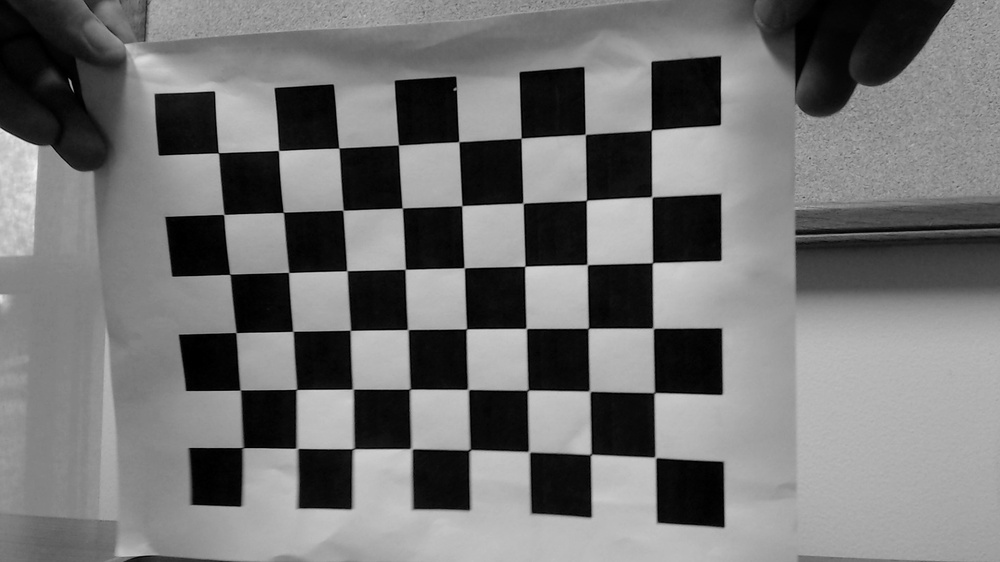
#> input picture Calibration3DR0.jpg, 1000 x 562 px, shrunk from 1920 x 1080 before the run, given in place of black_board_difficult_corners.jpg, which was not available; the run also reads 1 picture not shown here
$ jupyter execute --allow-errors checkerboard.ipynb
#> lines starting #> are read from the running program, lines starting #| are printed output that depends on the picture; after the words box and inside, x2 and y2 are one past the last pixel; in counts of white or black regions, pixels touching at a corner belong together; pictures that were not available may be replaced by others from this repository, and a replacement may not be noted
#> further down, image is the input picture: shape (562, 1000, 3); min 0, max 241, mean 115.5
#> `edges = cv2.Canny(blurred, 50, 150)`:
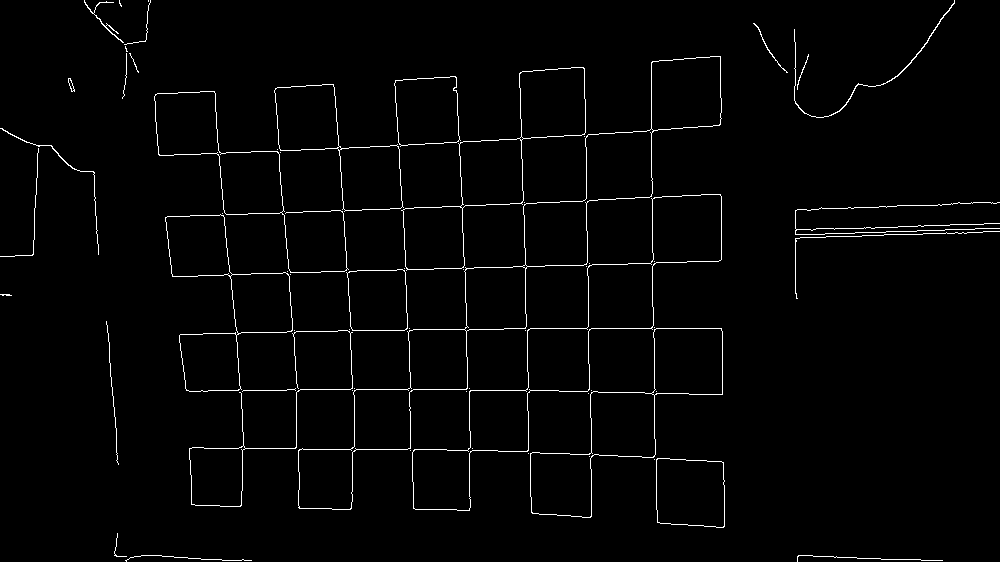
#> edges: shape (562, 1000); 1.8% white in thin lines or dots
#> `lines = cv2.HoughLinesP(edges, rho=1, theta=np.pi/180, threshold=80, m..`: lines = 36 rows, first 6: [217, 154, 653, 131], [167, 216, 588, 201], [408, 388, 722, 394], [180, 334, 551, 328], [584, 68, 589, 330], [458, 116, 470, 452]
[cell 1]
import os
import cv2
import numpy as np
import matplotlib.pyplot as plt
import math
import random

[cell 2]
#iterative closest point between the points we want to find and the points we haven't found
# Plenty of code that does iterative closest point in python. Use a template and modify it to fit our needs

# List of image paths
image_paths = [
    'data/boards/black_board_difficult_corners.jpg',
    'data/boards/board_tilted.jpg',
    'data/checkerboards/checkerboard.jpg',
    'data/checkerboards/checkerboard_with_pieces_tilted.jpg',
    'data/chessboard/chessboard_with_pieces_tilted.PNG'
]

#> (the rest of this cell did not finish here and is left out)

#> the loop in group_parallel_lines, `for line in lines:` made 36 passes
#> after the loop in group_parallel_lines, `for line in lines:`: group = [[519, 76, 525, 276]]; groups = 12 items
#> the loop `for _ in range(len(parallel_groups)):` made 12 passes
#> after the loop `for _ in range(len(parallel_groups)):`: colors = [[197, 215, 20], [132, 248, 207], [155, 244, 183], [111, 71, 144], [71, 48, 128], [75, 158, 50], [37, 169, 241], [51, 181, 222], [161, 104, 244], [226, 133, 31], [7, 47, 204], [0, 252, 170]]
#> the loop `for i, group in enumerate(parallel_groups):` made 12 passes
#> group on passes 2, 3, 4, 5, 6, 7, 9, 10, 11, 12: [[584, 68, 589, 330]], [[458, 116, 470, 452]], [[650, 129, 653, 265]], [[334, 87, 351, 332], [283, 206, 296, 395]], [[395, 80, 411, 391]], [[522, 137, 525, 330]], [[588, 315, 590, 417]], [[409, 392, 413, 508]], [[519, 76, 525, 276]], [[274, 90, 283, 214]]
#> after the loop `for i, group in enumerate(parallel_groups):`:
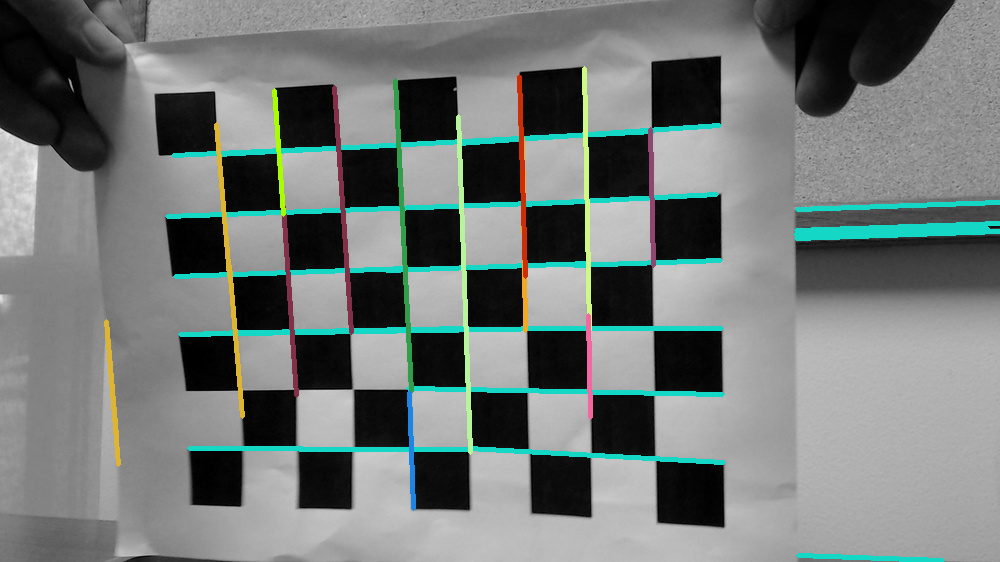
#> grouped_image: shape (562, 1000, 3); 5.66% of pixels changed, all inside (x1, y1, x2, y2) = (104, 66, 1000, 562)
#> the loop `for i, group1 in enumerate(parallel_groups):` made 12 passes
#| Non-parallel intersections found in data/boards/black_board_difficult_corners.jpg: 826
#> the loop `for intersection in intersections:` made 826 passes
#> intersection on passes 1 to 3: (585, 134), (458, 141), (650, 131)
#> after the loop `for intersection in intersections:`:
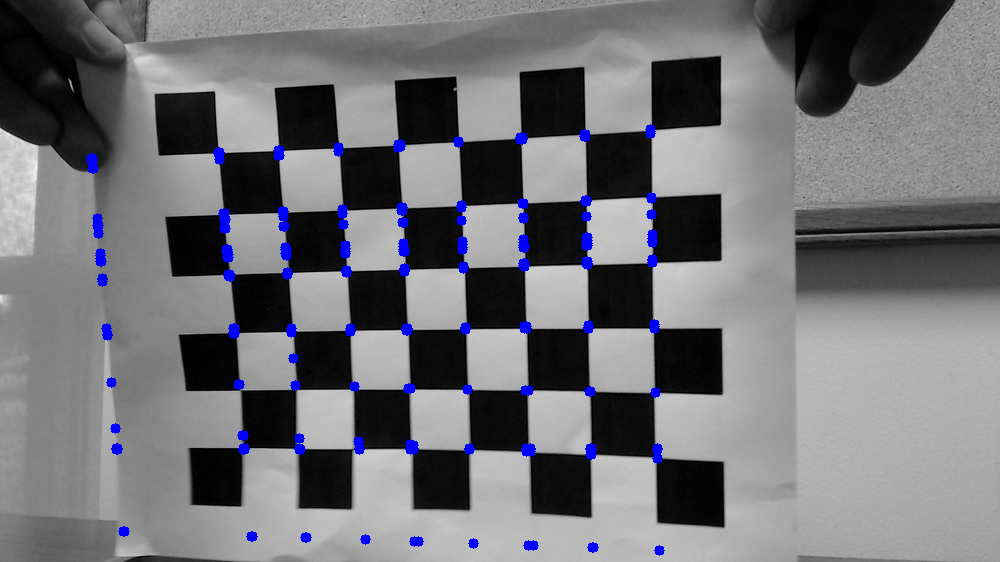
#> intersections_image: shape (562, 1000, 3); 1.76% of pixels changed, all inside (x1, y1, x2, y2) = (86, 124, 665, 556)
#> `plt.show()`:
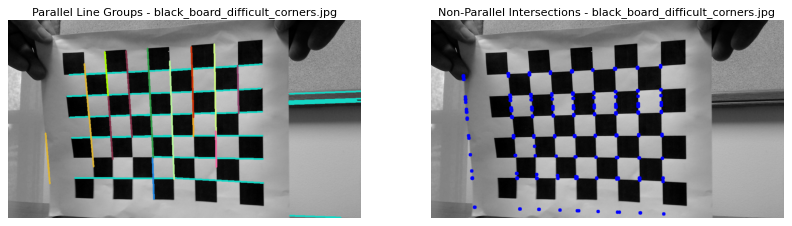
#> figure drawn by matplotlib, 2 panels
#> pass 2 of the loop `for image_path in image_paths:`:
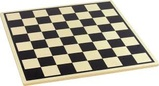
#> input picture blank_tilted_board.jfif, 159 x 86 px, shrunk from 306 x 165 before the run, given in place of board_tilted.jpg, which was not available
#> image is the input picture: shape (86, 159, 3); mean B, G, R 161.9, 176.2, 180.7
#> gray: shape (86, 159)
#> blurred: shape (86, 159)
#> `edges = cv2.Canny(blurred, 50, 150)`:
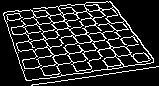
#> edges: shape (86, 159); 14.9% white in thin lines or dots
#> the loop in group_parallel_lines (call 2), `for line in lines:` made 4 passes
#> the loop `for _ in range(len(parallel_groups)):` made 1 pass
#> the loop `for i, group in enumerate(parallel_groups):` made 1 pass
#> the loop `for i, group1 in enumerate(parallel_groups):` made 1 pass
#| Non-parallel intersections found in data/boards/board_tilted.jpg: 0
#> pass 3 of the loop `for image_path in image_paths:`:
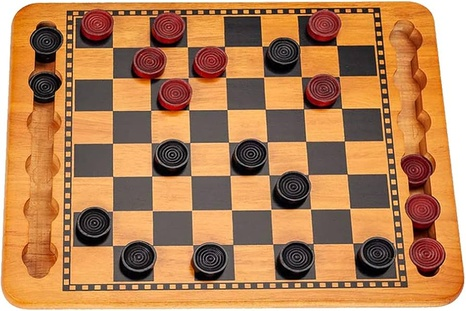
#> input picture data/checkerboards/checkerboard.jpg, 466 x 311 px, shrunk from 894 x 597 before the run
#> image is the input picture: shape (311, 466, 3); mean B, G, R 85.1, 128.4, 179.7
#> gray: shape (311, 466)
#> blurred: shape (311, 466)
#> `edges = cv2.Canny(blurred, 50, 150)`:
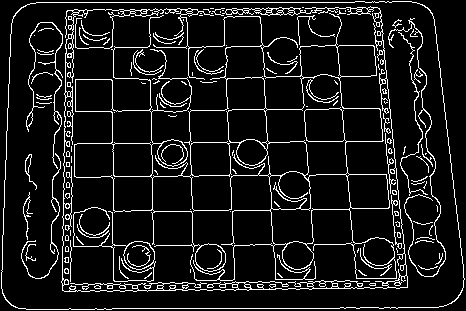
#> edges: shape (311, 466); 9.8% white in thin lines or dots
#> the loop `for _ in range(len(parallel_groups)):` made 14 passes
#> the loop `for i, group in enumerate(parallel_groups):` made 14 passes
#> group on passes 3, 4, 5, 7, 8, 9, 10: [[1, 288, 9, 57]], [[296, 8, 316, 288]], [[70, 235, 74, 9]], [[149, 9, 154, 290], [187, 9, 190, 177]], [[333, 8, 351, 207], [332, 11, 357, 288]], [[61, 309, 66, 11], [52, 266, 56, 26], [62, 309, 67, 10]], [[224, 8, 234, 290], [223, 10, 229, 176]]
#> the loop `for i, group1 in enumerate(parallel_groups):` made 14 passes
#| Non-parallel intersections found in data/checkerboards/checkerboard.jpg: 1630
#> the loop `for intersection in intersections:` made 1630 passes
#> intersection on passes 1 to 3: (377, 2), (370, 2), (411, 2)

    # 9. Display lines in different colors for each group
    grouped_image = image.copy()
    colors = []

    # Generate random colors for each group
    for _ in range(len(parallel_groups)):
        colors.append([random.randint(0, 255), random.randint(0, 255), random.randint(0, 255)])

    for i, group in enumerate(parallel_groups):
        for line in group:
            x1, y1, x2, y2 = line
            cv2.line(grouped_image, (x1, y1), (x2, y2), colors[i], thickness=4)

    # 10. Function to find intersection points between two lines
    def line_intersection(line1, line2):
        xdiff = (line1[0] - line1[2], line2[0] - line2[2])
        ydiff = (line1[1] - line1[3], line2[1] - line2[3])

        def det(a, b):
            return a[0] * b[1] - a[1] * b[0]

        div = det(xdiff, ydiff)
        if div == 0:
            return None  # Parallel lines

        d = (det((line1[0], line1[1]), (line1[2], line1[3])),
             det((line2[0], line2[1]), (line2[2], line2[3])))
        x = det(d, xdiff) / div
        y = det(d, ydiff) / div
        return int(x), int(y)

    # 11. Find intersections between non-parallel lines only
    intersections = []
    for i, group1 in enumerate(parallel_groups):
        for line1 in group1:
            for j, group2 in enumerate(parallel_groups):
                if i != j:  # Avoid checking within the same group
                    for line2 in group2:
                        intersection = line_intersection(line1, line2)
                        if intersection:
                            intersections.append(intersection)

    print(f"Non-parallel intersections found in {image_path}: {len(intersections)}")

    # 12. Draw intersections as red dots on the original image
    intersections_image = image.copy()
    for intersection in intersections:
        cv2.circle(intersections_image, intersection, 5, (255, 0, 0), -1)  # Red for intersections

    # 13. Display the result with intersections
    fig, axs = plt.subplots(1, 2, figsize=(15, 5))
    axs[0].imshow(cv2.cvtColor(grouped_image, cv2.COLOR_BGR2RGB))
    axs[0].set_title(f"Parallel Line Groups - {os.path.basename(image_path)}")
    axs[0].axis('off')

    axs[1].imshow(cv2.cvtColor(intersections_image, cv2.COLOR_BGR2RGB))
    axs[1].set_title(f"Non-Parallel Intersections - {os.path.basename(image_path)}")
    axs[1].axis('off')


    plt.show()

[cell 3]
#iterative closest point between the points we want to find and the points we haven't found
# Plenty of code that does iterative closest point in python. Use a template and modify it to fit our needs

# List of image paths
image_paths = [
    'data/boards/black_board_difficult_corners.jpg',
    'data/boards/board_tilted.jpg',
    'data/checkerboards/checkerboard.jpg',
    'data/checkerboards/checkerboard_with_pieces_tilted.jpg',
    'data/chessboard/chessboard_with_pieces_tilted.PNG'
]

#> (the rest of this cell did not finish here and is left out)

#> the loop in group_parallel_lines, `for line in lines:` made 36 passes
#> after the loop `for i, group in enumerate(parallel_groups):`:
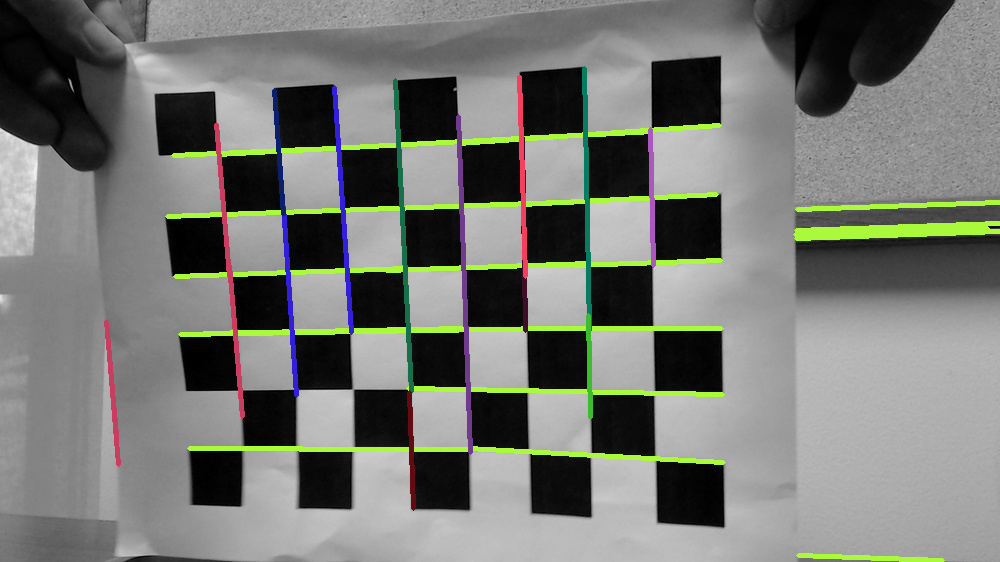
#> grouped_image: shape (562, 1000, 3); 5.66% of pixels changed, all inside (x1, y1, x2, y2) = (104, 66, 1000, 562)
#> the loop `for i, group1 in enumerate(parallel_groups):` made 12 passes
#| Non-parallel intersections found in data/boards/black_board_difficult_corners.jpg: 826
#> `plt.show()`:
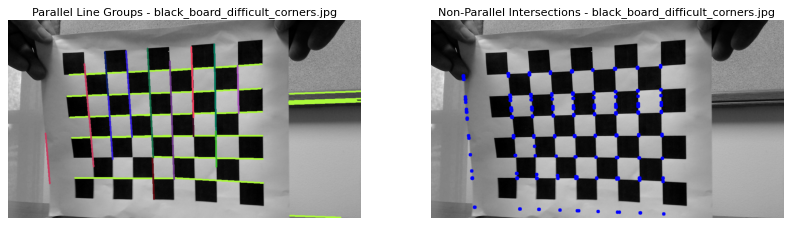
#> figure drawn by matplotlib, 2 panels
#> pass 2 of the loop `for image_path in image_paths:`:
#| Non-parallel intersections found in data/boards/board_tilted.jpg: 0
#> `plt.show()`:
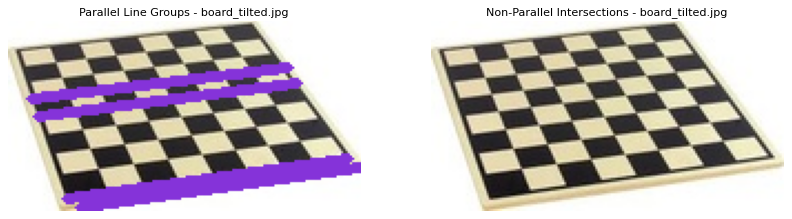
#> figure drawn by matplotlib, 2 panels
#> pass 3 of the loop `for image_path in image_paths:`:
#| Non-parallel intersections found in data/checkerboards/checkerboard.jpg: 1630
#> `plt.show()`:
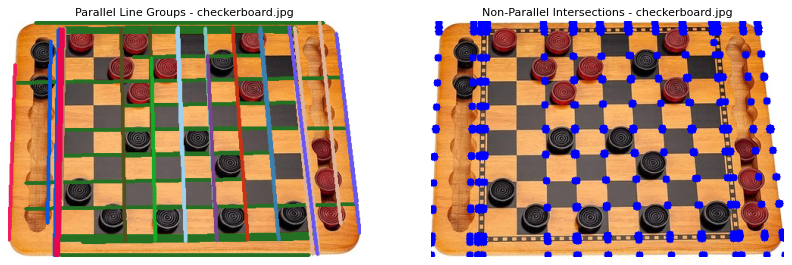
#> figure drawn by matplotlib, 2 panels

    # 9. Display lines in different colors for each group
    grouped_image = image.copy()
    colors = []

    # Generate random colors for each group
    for _ in range(len(parallel_groups)):
        colors.append([random.randint(0, 255), random.randint(0, 255), random.randint(0, 255)])

    for i, group in enumerate(parallel_groups):
        for line in group:
            x1, y1, x2, y2 = line
            cv2.line(grouped_image, (x1, y1), (x2, y2), colors[i], thickness=4)

    # 10. Function to find intersection points between two lines
    def line_intersection(line1, line2):
        xdiff = (line1[0] - line1[2], line2[0] - line2[2])
        ydiff = (line1[1] - line1[3], line2[1] - line2[3])

        def det(a, b):
            return a[0] * b[1] - a[1] * b[0]

        div = det(xdiff, ydiff)
        if div == 0:
            return None  # Parallel lines

        d = (det((line1[0], line1[1]), (line1[2], line1[3])),
             det((line2[0], line2[1]), (line2[2], line2[3])))
        x = det(d, xdiff) / div
        y = det(d, ydiff) / div
        return int(x), int(y)

    # 11. Find intersections between non-parallel lines only
    intersections = []
    for i, group1 in enumerate(parallel_groups):
        for line1 in group1:
            for j, group2 in enumerate(parallel_groups):
                if i != j:  # Avoid checking within the same group
                    for line2 in group2:
                        intersection = line_intersection(line1, line2)
                        if intersection:
                            intersections.append(intersection)

    print(f"Non-parallel intersections found in {image_path}: {len(intersections)}")

    # 12. Draw intersections as red dots on the original image
    intersections_image = image.copy()
    for intersection in intersections:
        cv2.circle(intersections_image, intersection, 5, (255, 0, 0), -1)  # Red for intersections

    # 13. Display the result with intersections
    fig, axs = plt.subplots(1, 2, figsize=(15, 5))
    axs[0].imshow(cv2.cvtColor(grouped_image, cv2.COLOR_BGR2RGB))
    axs[0].set_title(f"Parallel Line Groups - {os.path.basename(image_path)}")
    axs[0].axis('off')

    axs[1].imshow(cv2.cvtColor(intersections_image, cv2.COLOR_BGR2RGB))
    axs[1].set_title(f"Non-Parallel Intersections - {os.path.basename(image_path)}")
    axs[1].axis('off')


    plt.show()

[cell 4]
# Hough lines
# Use findChessboardCorners with the correct numaber of internal corners to detect the corners of the chessboard
img = cv2.imread(os.path.relpath('data/boards/black_board_difficult_corners.jpg'), cv2.IMREAD_COLOR)
image = cv2.imread(os.path.relpath('data/boards/board_tilted.jpg'), cv2.IMREAD_COLOR)
imag1 = cv2.imread(os.path.relpath('data/checkerboards/checkerboard.jpg'), cv2.IMREAD_COLOR)

# 2. Convert the image to grayscale
gray = cv2.cvtColor(image, cv2.COLOR_BGR2GRAY)

# 3. Apply Gaussian blur to reduce noise
blurred = cv2.GaussianBlur(gray, (5, 5), 0)

# 4. Perform edge detection using the Canny edge detector
edges = cv2.Canny(blurred, 50, 150)

# 5. Use the Hough Line Transform to detect straight lines
lines = cv2.HoughLinesP(edges, rho=1, theta=np.pi/180, threshold=100, minLineLength=100, maxLineGap=10)

# Ensure that lines were found
if lines is None:
    print("No lines detected.")
    exit()

# 6. Initialize lists to store the horizontal and vertical lines
horizontal_lines = []
vertical_lines = []

# 7. Sort lines into horizontal and vertical based on their angles (more relaxed filtering)
for line in lines:
    x1, y1, x2, y2 = line[0]
    angle = math.degrees(math.atan2(y2 - y1, x2 - x1))

    # Horizontal lines are close to 0 degrees or 180 degrees
    if -20 < angle < 20 or 160 < angle < 200:
        horizontal_lines.append(line)
    # Vertical lines are close to 90 degrees
    elif 70 < angle < 110:
        vertical_lines.append(line)
#> this loop made 1 pass

# Check if there are enough lines detected
#> (the rest of this cell did not finish here and is left out)
